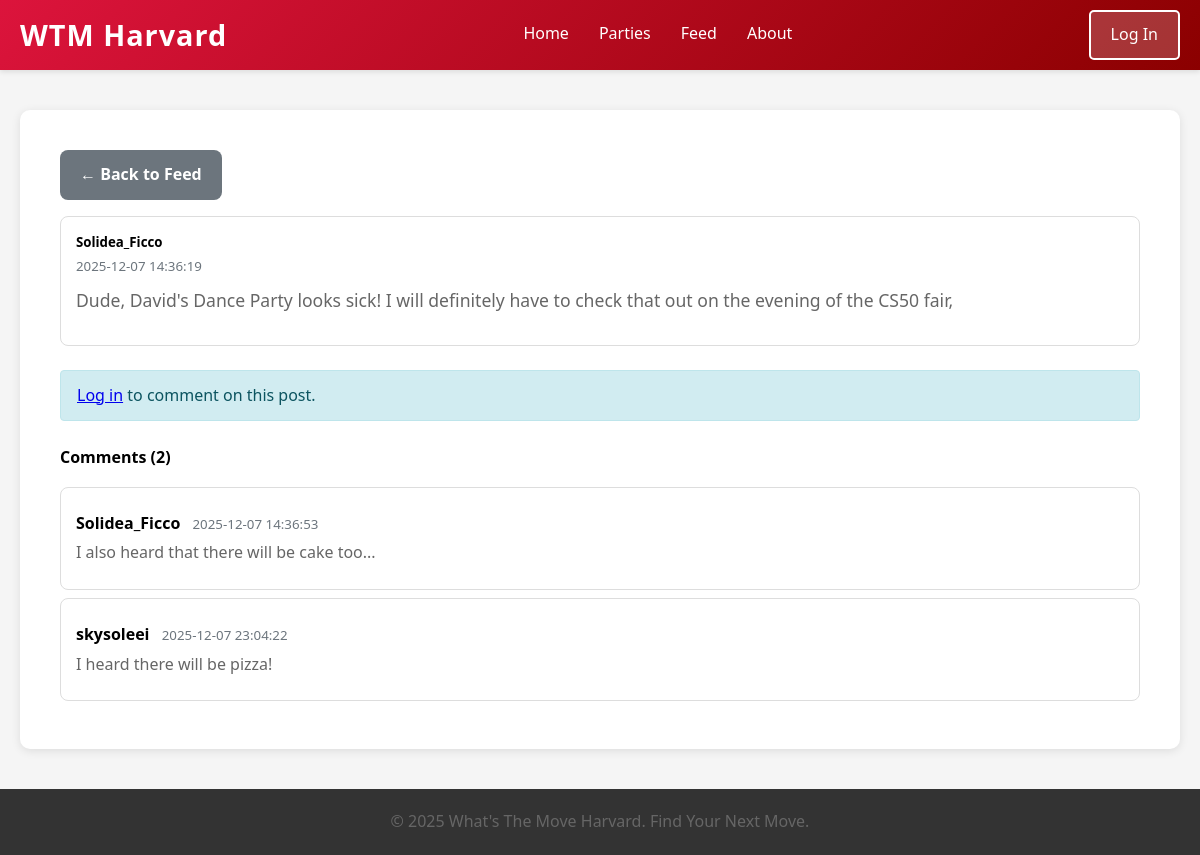
/feed/post/5, run on the app's committed database.
### tables this page shows
CREATE TABLE users (id INTEGER PRIMARY KEY AUTOINCREMENT NOT NULL, username TEXT NOT NULL, hash TEXT NOT NULL, display_name TEXT);

CREATE TABLE posts (
            id INTEGER PRIMARY KEY AUTOINCREMENT,
            user_id INTEGER NOT NULL,
            content TEXT NOT NULL,
            created_at TIMESTAMP DEFAULT CURRENT_TIMESTAMP, photo_path TEXT,
            FOREIGN KEY (user_id) REFERENCES users(id)
        );

CREATE TABLE comments (
            id INTEGER PRIMARY KEY AUTOINCREMENT,
            post_id INTEGER NOT NULL,
            user_id INTEGER NOT NULL,
            content TEXT NOT NULL,
            created_at TIMESTAMP DEFAULT CURRENT_TIMESTAMP,
            FOREIGN KEY (post_id) REFERENCES posts(id) ON DELETE CASCADE,
            FOREIGN KEY (user_id) REFERENCES users(id)
        );

### app.py (the view)
@app.route('/feed/post/<int:post_id>')
def view_post(post_id):
    user = current_user()
    conn = get_db_connection()
    post = conn.execute(
        """
        SELECT p.id,
               p.user_id,
               p.content,
               p.photo_path,
               p.created_at,
               u.display_name AS username
        FROM posts p
        JOIN users u ON p.user_id = u.id
        WHERE p.id = ?
        """,
        (post_id,)
    ).fetchone()
    if not post:
        conn.close()
        return redirect(url_for('feed'))
    comments = conn.execute(
        """
        SELECT c.id,
               c.content,
               c.created_at,
               c.user_id,
               u.display_name AS username
        FROM comments c
        JOIN users u ON c.user_id = u.id
        WHERE c.post_id = ?
        ORDER BY c.created_at ASC
        """,
        (post_id,)
    ).fetchall()
    conn.close()
    return render_template('post_detail.html', post=post, comments=comments, user=user)

### app.py (called while the page is built)
def get_db_connection():
    conn = sqlite3.connect(DATABASE)
    conn.row_factory = sqlite3.Row
    return conn

def current_user():
    if 'user_id' in session:
        return {'id': session['user_id'], 'email': session.get('user')}
    return None

### templates/post_detail.html (shortened to what this page needs)
{% extends "template.html" %}
{% block content %}
<div class="container mt-4">
    <div class="row justify-content-center">
        <div class="col-md-8">
            <a href="{{ url_for('feed') }}" class="btn btn-secondary mb-3">← Back to Feed</a>
            <div class="card mb-4">
                <div class="card-body">
                    <div class="d-flex justify-content-between align-items-start mb-2">
                        <div>
                            <h5 class="mb-0">{{ post.username }}</h5>
                            <small class="text-muted">{{ post.created_at }}</small>
                        </div>
                    </div>
                    <p class="card-text fs-5">{{ post.content }}</p>
                </div>
            </div>
            {% if session.get('user') %}
            <div class="card mb-4">
                <div class="card-body">
                    <h5 class="card-title">Add a Comment</h5>
                    <form action="{{ url_for('create_comment', post_id=post.id) }}" method="post">
                        <div class="mb-3">
                            <textarea
                                class="form-control"
                                name="content"
                                rows="3"
                                placeholder="Write your comment..."
                                required
                                maxlength="500"
                            ></textarea>
                            <div class="form-text">Maximum 500 characters. Note: Photos can only be added to posts, not comments.</div>
                        </div>
                        <button type="submit" class="btn btn-primary">Comment</button>
                    </form>
                </div>
            </div>
            {% else %}
            <div class="alert alert-info mb-4">
                <a href="{{ url_for('login_page') }}">Log in</a> to comment on this post.
            </div>
            {% endif %}
            <div class="comments-section">
                <h4 class="mb-3">Comments ({{ comments|length }})</h4>
                {% if comments %}
                    {% for comment in comments %}
                    <div class="card mb-2">
                        <div class="card-body py-2">
                            <div class="d-flex justify-content-between align-items-start">
                                <div class="flex-grow-1">
                                    <strong>{{ comment.username }}</strong>
                                    <small class="text-muted ms-2">{{ comment.created_at }}</small>
                                    <p class="mb-0 mt-1">{{ comment.content }}</p>
                                </div>
                            </div>
                        </div>
                    </div>
                    {% endfor %}
                {% else %}
                    <div class="alert alert-secondary">
                        No comments yet. Be the first to comment!
                    </div>
                {% endif %}
            </div>
        </div>
    </div>
</div>
{% endblock %}

### static/style.css (style rules this page uses)
* { margin: 0; padding: 0; box-sizing: border-box; }
body { font-family: 'Segoe UI', Tahoma, Geneva, Verdana, sans-serif; background-color: #f5f5f5; line-height: 1.6; }
.container { background: white; padding: 40px; border-radius: 10px; box-shadow: 0 2px 10px rgba(0, 0, 0, 0.1); }
p { color: #666; font-size: 1rem; margin-bottom: 15px; }
.btn { display: inline-block; padding: 12px 20px; border-radius: 8px; font-weight: 700; text-decoration: none; transition: transform 0.2s ease, box-shadow 0.2s ease, background 0.3s ease, color 0.3s ease; }
.container.mt-4 { margin-top: 24px; }
.card { background: white; border: 1px solid #ddd; border-radius: 8px; padding: 15px; margin-bottom: 15px; }
.card-body { padding: 0; }
.btn-secondary { background-color: #6c757d; color: white; }
.alert { padding: 12px 16px; border-radius: 4px; margin-bottom: 15px; }
.alert-info { background-color: #d1ecf1; border: 1px solid #bee5eb; color: #0c5460; }
.text-muted { color: #6c757d; }
.fs-5 { font-size: 1.1rem; }
.py-2 { padding-top: 8px; padding-bottom: 8px; }
.mb-0 { margin-bottom: 0; }
.mb-2 { margin-bottom: 8px; }
.mb-3 { margin-bottom: 16px; }
.mb-4 { margin-bottom: 24px; }
.mt-1 { margin-top: 4px; }
.mt-4 { margin-top: 24px; }
.ms-2 { margin-left: 8px; }
.d-flex { display: flex; }
.justify-content-between { justify-content: space-between; }
.align-items-start { align-items: flex-start; }
.flex-grow-1 { flex-grow: 1; }

### data on the page
users: username "Solidea_Ficco"
posts: created_at "2025-12-07 14:36:19", content "Dude, David's Dance Party looks sick! I will definitely have to check that out on the evening of the CS50 fair,"
comments: username "Solidea_Ficco", created_at "2025-12-07 14:36:53", content "I also heard that there will be cake too..."
comments: username "skysoleei", created_at "2025-12-07 23:04:22", content "I heard there will be pizza!"

### other printed values
{{ comments|length }} "2"
